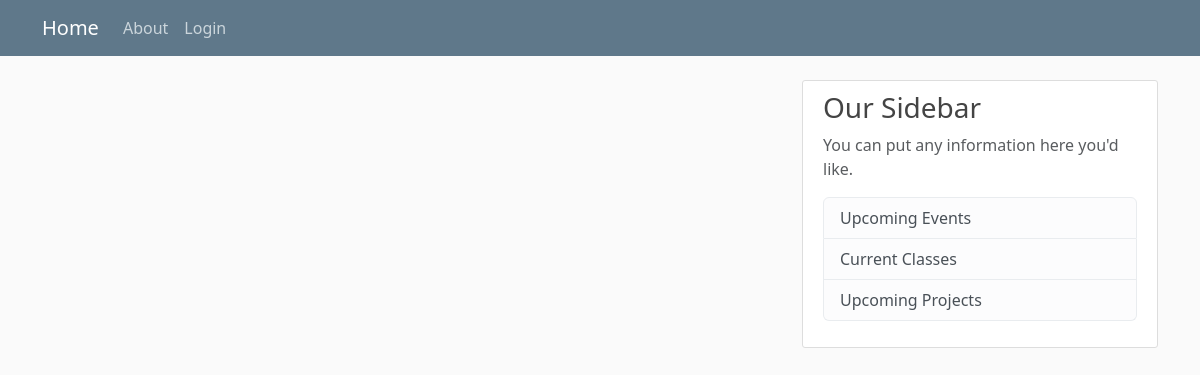
The page /crcclass/ on the database as committed earlier.
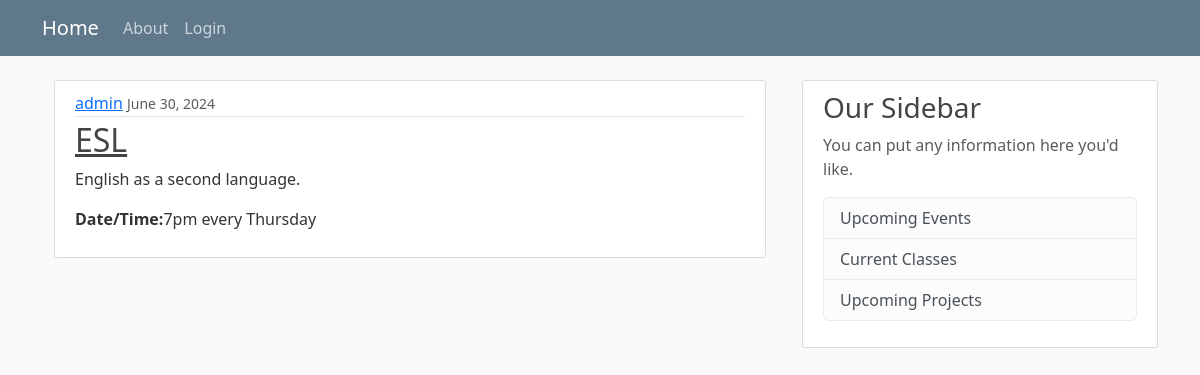
The same page on the database as committed later.
### common/models.py (models this page shows, shortened)
class CRCClass(models.Model):
    title = models.CharField(max_length=100)
    location = models.CharField(max_length=255)
    times = models.CharField(max_length=255)
    date_posted = models.DateTimeField(default=timezone.now)
    summary = models.CharField(max_length=255, null=True)
    description = models.CharField(max_length=4096, null=True)
    author = models.ForeignKey(User, on_delete=models.CASCADE)

### public/views.py (the view)
# urls.py: path('crcclass/', CRCClassListView.as_view(), name="crcclass-list"),
class CRCClassListView(ListView):
    model = CRCClass
    template_name = 'public_crcclasses/crcclass_list.html'
    context_object_name = 'crcclasses'
    ordering = ['date_posted']

### public/templates/public_crcclasses/crcclass_list.html (shortened to what this page needs)
{% extends "public/base.html" %}
{% block content %}
<div class="container">
    {% for crcclass in crcclasses %}
    <article class="media content-section">
        <div class="media-body">
          <div class="article-metadata">
            <a class="mr-2" href="#">{{ crcclass.author }}</a>
            <small class="text-muted">{{ crcclass.date_posted|date:"F d, Y" }}</small>
          </div>
          <h2><a class="article-title" href="{% url 'crcclass-detail' crcclass.id %}">{{ crcclass.title }}</a></h2>
          {% if crcclass.summary %}
            <p class="article-content">{{ crcclass.summary }}</p>
          {% else %}
            <p class="article-content">{{ crcclass.description }}</p>
          {% endif %}
          <p class="article-content"><b>Date/Time:</b>{{ crcclass.times }}</p>
        </div>
      </article>
    {% endfor %}
</div>
{% endblock %}

### public/templates/public/base.html (shortened to what this page needs)
{% load static %}
<!doctype html>
<html lang="en">
  <head>
    <link href="https://cdn.jsdelivr.net/npm/bootstrap@5.3.3/dist/css/bootstrap.min.css" rel="stylesheet">
    <link rel="stylesheet" type="text/css" href="{% static 'public/main.css' %}">
  </head>
  <body>
    <header class="site-header">
      <nav class="navbar navbar-expand-md navbar-dark bg-steel fixed-top">
        <div class="container">
          <a class="navbar-brand mr-4" href="{% url 'public-home' %}">Home</a>
          <div class="collapse navbar-collapse" id="navbarToggle">
            <div class="navbar-nav mr-auto">
              <a class="nav-item nav-link" href="{% url 'public-about' %}">About</a>
            </div>
            <div class="navbar-nav">
              <a class="nav-item nav-link" href="#">Login</a>
            </div>
          </div>
        </div>
      </nav>
    </header>
    <main role="main" class="container">
      <div class="row">
        <div class="col-md-8">
          {% block content %}{% endblock %}
        </div>
        <div class="col-md-4">
          <div class="content-section">
            <h3>Our Sidebar</h3>
            <p class='text-muted'>You can put any information here you'd like.
              <ul class="list-group">
                <li class="list-group-item list-group-item-light"><a class="nav-item nav-link" href="{% url 'public-event-list' %}">Upcoming Events</a></li>
                <li class="list-group-item list-group-item-light"><a class="nav-item nav-link" href="{% url 'public-crcclass-list' %}">Current Classes</a></li>
                <li class="list-group-item list-group-item-light"><a class="nav-item nav-link" href="{% url 'public-project-list' %}">Upcoming Projects</a></li>
              </ul>
            </p>
          </div>
        </div>
      </div>
    </main>
  </body>
</html>

### public/static/public/main.css (style rules this page uses)
body { background: #fafafa; color: #333333; margin-top: 5rem; }
h1, h2, h3, h4, h5, h6 { color: #444444; }
ul { margin: 0; }
.bg-steel { background-color: #5f788a; }
.site-header .navbar-nav .nav-link { color: #cbd5db; }
.content-section { background: #ffffff; padding: 10px 20px; border: 1px solid #dddddd; border-radius: 3px; margin-bottom: 20px; }
.article-title { color: #444444; }
.article-content { white-space: pre-line; }
.article-metadata { padding-bottom: 1px; margin-bottom: 4px; border-bottom: 1px solid #e3e3e3 }

Rows that differ between the two databases and show on the page:
added CRCClass: author "admin", date_posted "June 30, 2024", title "ESL", description "English as a second language.", times "7pm every Thursday"
